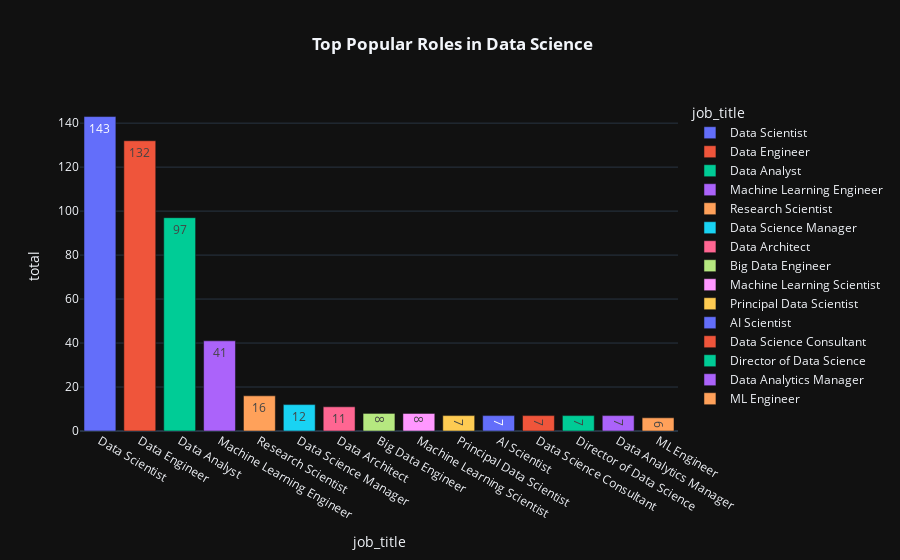

The notebook cell this image was saved under:
### Markdown cell above
## 2) Popular Role in Data Science

### Code cell
z=df['job_title'].value_counts().head(15)
fig=px.bar(z,x=z.index,
           y=z.values,
           color=z.index,
           text=z.values,
           labels={'index':'Job Title','y':'total','text':'count'},
           template='plotly_dark',
           title='<b> Top Popular Roles in Data Science')
fig.update_layout(title_x=0.5)
fig.show()

### Figure 1 — Plotly figure (JSON) as saved in the notebook; plotly's stock layout.template omitted (floating-point values rounded to 4 significant figures)
{"data": [{"alignmentgroup": "True", "hovertemplate": "job_title=%{x}<br>total=%{y}<br>count=%{text}<extra></extra>", "legendgroup": "Data Scientist", "marker": {"color": "#636efa", "pattern": {"shape": ""}}, "name": "Data Scientist", "offsetgroup": "Data Scientist", "orientation": "v", "showlegend": true, "text": [143], "textposition": "auto", "type": "bar", "x": ["Data Scientist"], "xaxis": "x", "y": [143], "yaxis": "y"}, {"alignmentgroup": "True", "hovertemplate": "job_title=%{x}<br>total=%{y}<br>count=%{text}<extra></extra>", "legendgroup": "Data Engineer", "marker": {"color": "#EF553B", "pattern": {"shape": ""}}, "name": "Data Engineer", "offsetgroup": "Data Engineer", "orientation": "v", "showlegend": true, "text": [132], "textposition": "auto", "type": "bar", "x": ["Data Engineer"], "xaxis": "x", "y": [132], "yaxis": "y"}, {"alignmentgroup": "True", "hovertemplate": "job_title=%{x}<br>total=%{y}<br>count=%{text}<extra></extra>", "legendgroup": "Data Analyst", "marker": {"color": "#00cc96", "pattern": {"shape": ""}}, "name": "Data Analyst", "offsetgroup": "Data Analyst", "orientation": "v", "showlegend": true, "text": [97], "textposition": "auto", "type": "bar", "x": ["Data Analyst"], "xaxis": "x", "y": [97], "yaxis": "y"}, {"alignmentgroup": "True", "hovertemplate": "job_title=%{x}<br>total=%{y}<br>count=%{text}<extra></extra>", "legendgroup": "Machine Learning Engineer", "marker": {"color": "#ab63fa", "pattern": {"shape": ""}}, "name": "Machine Learning Engineer", "offsetgroup": "Machine Learning Engineer", "orientation": "v", "showlegend": true, "text": [41], "textposition": "auto", "type": "bar", "x": ["Machine Learning Engineer"], "xaxis": "x", "y": [41], "yaxis": "y"}, {"alignmentgroup": "True", "hovertemplate": "job_title=%{x}<br>total=%{y}<br>count=%{text}<extra></extra>", "legendgroup": "Research Scientist", "marker": {"color": "#FFA15A", "pattern": {"shape": ""}}, "name": "Research Scientist", "offsetgroup": "Research Scientist", "orientation": "v", "showlegend": true, "text": [16], "textposition": "auto", "type": "bar", "x": ["Research Scientist"], "xaxis": "x", "y": [16], "yaxis": "y"}, {"alignmentgroup": "True", "hovertemplate": "job_title=%{x}<br>total=%{y}<br>count=%{text}<extra></extra>", "legendgroup": "Data Science Manager", "marker": {"color": "#19d3f3", "pattern": {"shape": ""}}, "name": "Data Science Manager", "offsetgroup": "Data Science Manager", "orientation": "v", "showlegend": true, "text": [12], "textposition": "auto", "type": "bar", "x": ["Data Science Manager"], "xaxis": "x", "y": [12], "yaxis": "y"}, {"alignmentgroup": "True", "hovertemplate": "job_title=%{x}<br>total=%{y}<br>count=%{text}<extra></extra>", "legendgroup": "Data Architect", "marker": {"color": "#FF6692", "pattern": {"shape": ""}}, "name": "Data Architect", "offsetgroup": "Data Architect", "orientation": "v", "showlegend": true, "text": [11], "textposition": "auto", "type": "bar", "x": ["Data Architect"], "xaxis": "x", "y": [11], "yaxis": "y"}, {"alignmentgroup": "True", "hovertemplate": "job_title=%{x}<br>total=%{y}<br>count=%{text}<extra></extra>", "legendgroup": "Big Data Engineer", "marker": {"color": "#B6E880", "pattern": {"shape": ""}}, "name": "Big Data Engineer", "offsetgroup": "Big Data Engineer", "orientation": "v", "showlegend": true, "text": [8], "textposition": "auto", "type": "bar", "x": ["Big Data Engineer"], "xaxis": "x", "y": [8], "yaxis": "y"}, {"alignmentgroup": "True", "hovertemplate": "job_title=%{x}<br>total=%{y}<br>count=%{text}<extra></extra>", "legendgroup": "Machine Learning Scientist", "marker": {"color": "#FF97FF", "pattern": {"shape": ""}}, "name": "Machine Learning Scientist", "offsetgroup": "Machine Learning Scientist", "orientation": "v", "showlegend": true, "text": [8], "textposition": "auto", "type": "bar", "x": ["Machine Learning Scientist"], "xaxis": "x", "y": [8], "yaxis": "y"}, {"alignmentgroup": "True", "hovertemplate": "job_title=%{x}<br>total=%{y}<br>count=%{text}<extra></extra>", "legendgroup": "Principal Data Scientist", "marker": {"color": "#FECB52", "pattern": {"shape": ""}}, "name": "Principal Data Scientist", "offsetgroup": "Principal Data Scientist", "orientation": "v", "showlegend": true, "text": [7], "textposition": "auto", "type": "bar", "x": ["Principal Data Scientist"], "xaxis": "x", "y": [7], "yaxis": "y"}, {"alignmentgroup": "True", "hovertemplate": "job_title=%{x}<br>total=%{y}<br>count=%{text}<extra></extra>", "legendgroup": "AI Scientist", "marker": {"color": "#636efa", "pattern": {"shape": ""}}, "name": "AI Scientist", "offsetgroup": "AI Scientist", "orientation": "v", "showlegend": true, "text": [7], "textposition": "auto", "type": "bar", "x": ["AI Scientist"], "xaxis": "x", "y": [7], "yaxis": "y"}, {"alignmentgroup": "True", "hovertemplate": "job_title=%{x}<br>total=%{y}<br>count=%{text}<extra></extra>", "legendgroup": "Data Science Consultant", "marker": {"color": "#EF553B", "pattern": {"shape": ""}}, "name": "Data Science Consultant", "offsetgroup": "Data Science Consultant", "orientation": "v", "showlegend": true, "text": [7], "textposition": "auto", "type": "bar", "x": ["Data Science Consultant"], "xaxis": "x", "y": [7], "yaxis": "y"}, {"alignmentgroup": "True", "hovertemplate": "job_title=%{x}<br>total=%{y}<br>count=%{text}<extra></extra>", "legendgroup": "Director of Data Science", "marker": {"color": "#00cc96", "pattern": {"shape": ""}}, "name": "Director of Data Science", "offsetgroup": "Director of Data Science", "orientation": "v", "showlegend": true, "text": [7], "textposition": "auto", "type": "bar", "x": ["Director of Data Science"], "xaxis": "x", "y": [7], "yaxis": "y"}, {"alignmentgroup": "True", "hovertemplate": "job_title=%{x}<br>total=%{y}<br>count=%{text}<extra></extra>", "legendgroup": "Data Analytics Manager", "marker": {"color": "#ab63fa", "pattern": {"shape": ""}}, "name": "Data Analytics Manager", "offsetgroup": "Data Analytics Manager", "orientation": "v", "showlegend": true, "text": [7], "textposition": "auto", "type": "bar", "x": ["Data Analytics Manager"], "xaxis": "x", "y": [7], "yaxis": "y"}, {"alignmentgroup": "True", "hovertemplate": "job_title=%{x}<br>total=%{y}<br>count=%{text}<extra></extra>", "legendgroup": "ML Engineer", "marker": {"color": "#FFA15A", "pattern": {"shape": ""}}, "name": "ML Engineer", "offsetgroup": "ML Engineer", "orientation": "v", "showlegend": true, "text": [6], "textposition": "auto", "type": "bar", "x": ["ML Engineer"], "xaxis": "x", "y": [6], "yaxis": "y"}], "layout": {"autosize": true, "barmode": "relative", "legend": {"title": {"text": "job_title"}, "tracegroupgap": 0}, "title": {"text": "<b> Top Popular Roles in Data Science", "x": 0.5}, "xaxis": {"anchor": "y", "autorange": true, "categoryarray": ["Data Scientist", "Data Engineer", "Data Analyst", "Machine Learning Engineer", "Research Scientist", "Data Science Manager", "Data Architect", "Big Data Engineer", "Machine Learning Scientist", "Principal Data Scientist", "AI Scientist", "Data Science Consultant", "Director of Data Science", "Data Analytics Manager", "ML Engineer"], "categoryorder": "array", "domain": [0, 1], "range": [-0.5, 14.5], "title": {"text": "job_title"}, "type": "category"}, "yaxis": {"anchor": "x", "autorange": true, "domain": [0, 1], "range": [0, 150.5], "title": {"text": "total"}, "type": "linear"}}}
